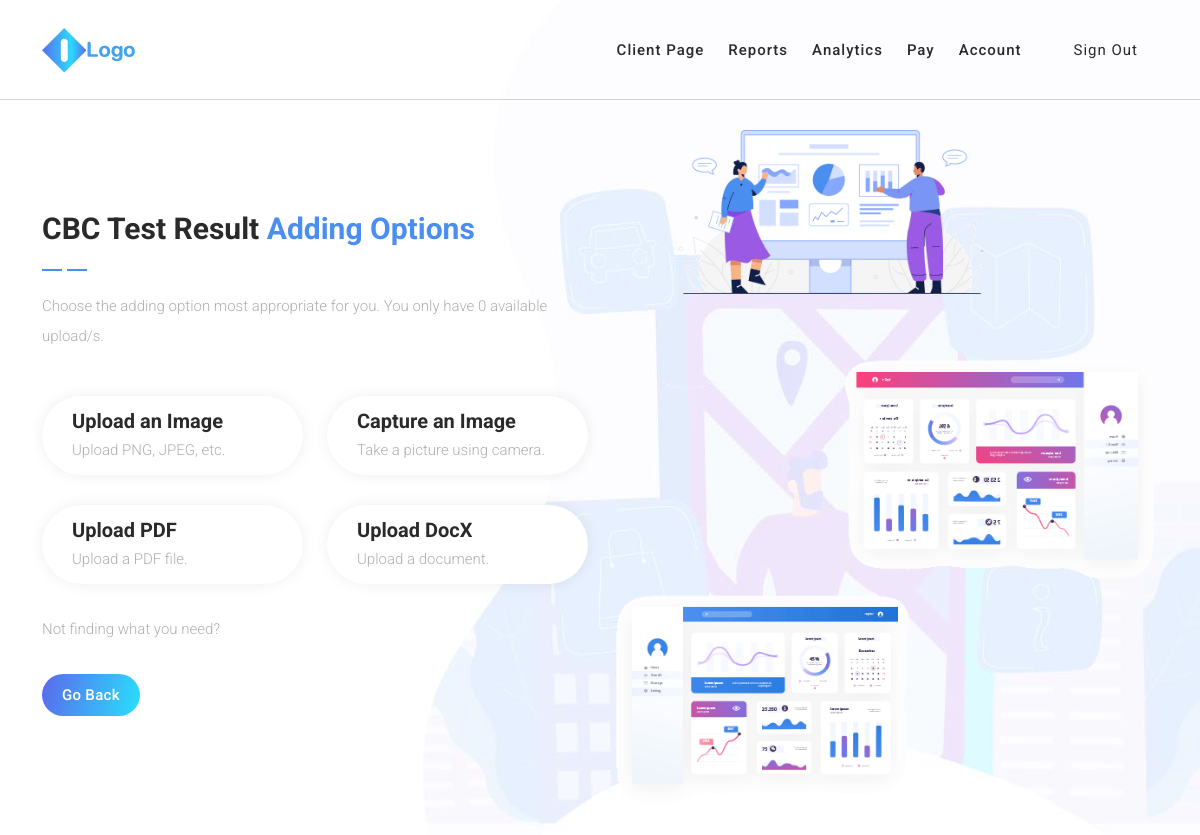
/addingOptions/ (signed in), run on an earlier commit of the app's database.
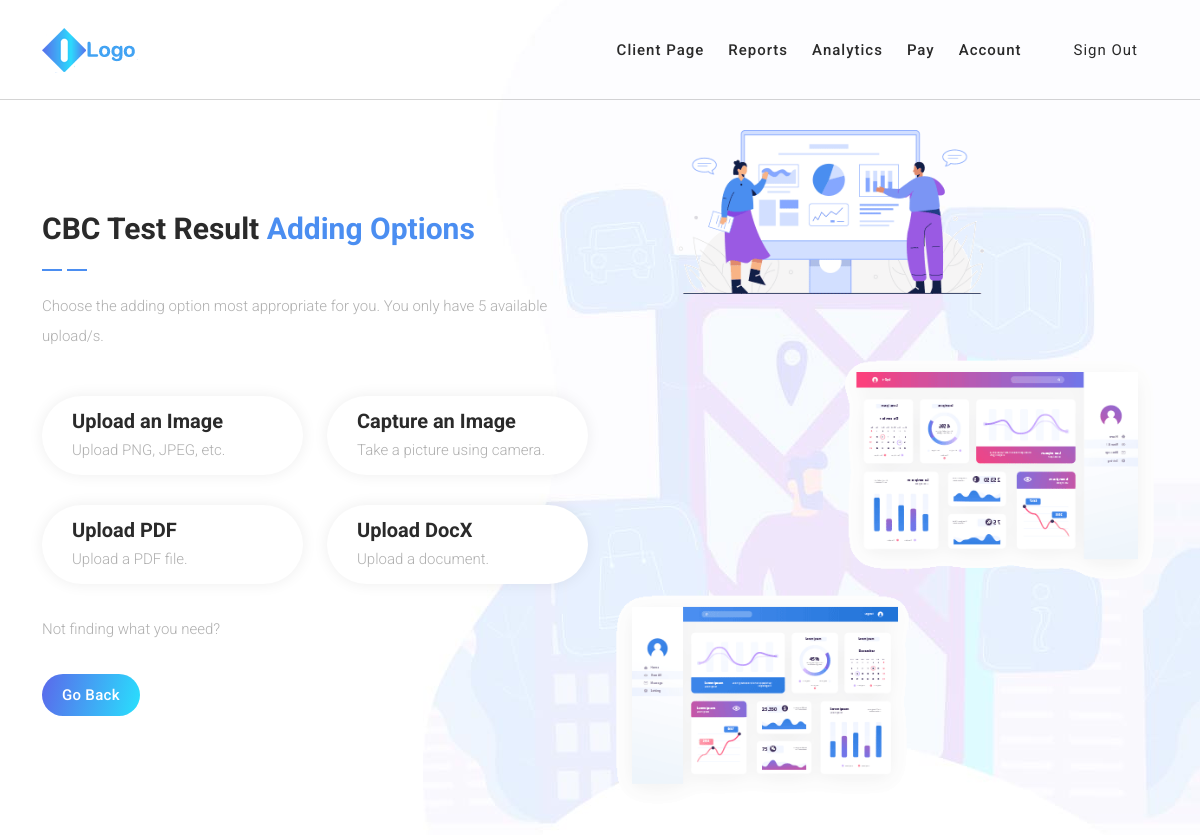
And on a later commit of the database.
### isabuhaywebapp/models.py (models this page shows, shortened)
class User(AbstractBaseUser):
    username = models.CharField(verbose_name="username", max_length=25, blank=False, null=False, unique=True)
    email = models.EmailField(verbose_name="email address", max_length=50, blank=False, null=False, unique=True)
    firstname = models.CharField(verbose_name="first name", max_length=20, blank=False, null=False)
    lastname = models.CharField(verbose_name="last name", max_length=20, blank=False, null=False)
    phone_number = models.CharField(verbose_name="phone number", max_length=15, blank=False, null=False)
    profile_picture = models.ImageField(verbose_name="profile picture", null=True, blank=True)
    birthdate = models.DateTimeField(verbose_name="birthdate", blank=True, null=True)
    blood_type = models.CharField(verbose_name="blood type", max_length=5, blank=True, null=True)
    height = models.DecimalField(verbose_name="height", decimal_places = 2, max_digits = 6, validators=[MinValueValidator(Decimal('0.01'))], blank=True, null=True)
    weight = models.DecimalField(verbose_name="weight", decimal_places = 2, max_digits = 6, validators=[MinValueValidator(Decimal('0.01'))], blank=True, null=True)
    is_admin = models.BooleanField(default=False)
    is_active = models.BooleanField(default=True)
    is_staff = models.BooleanField(default=False)
    is_superuser = models.BooleanField(default=False)
    uploads = models.IntegerField(verbose_name="uploads",blank=False, null=False, default=5)
    USERNAME_FIELD="username"
    REQUIRED_FIELDS = [
        'email',
        'firstname',
        'lastname',
        'phone_number',
    ]
    objects = UserManager()

### isabuhaywebapp/views.py (the view)
# urls.py: path('addingOptions/', DisplayAddingOptions.as_view(), name='DisplayAddingOptions'),
class DisplayAddingOptions(LoginRequiredMixin, View):
    def get(self, request,  *args, **kwargs):
        object = User.objects.get(id=request.user.id)
        context = {'object': object}
        return render(request, 'displayAddingOptions.html', context)

### templates/displayAddingOptions.html (shortened to what this page needs)
{% load static %}
<!DOCTYPE html>
<html lang="en">
  <head>
    <link href="{% static 'vendor/bootstrap/css/bootstrap.min.css' %}" rel="stylesheet">
    <link rel="stylesheet" href="https://use.fontawesome.com/releases/v5.8.1/css/all.css' %}">
    <link rel="stylesheet" href="{% static 'assets/css/templatemo-chain-app-dev.css' %}">
    <link rel="stylesheet" href="{% static 'assets/css/animated.css' %}">
    <link rel="stylesheet" href="{% static 'assets/css/owl.css' %}">
  </head>
<body>
  <header class="header-area header-sticky wow slideInDown" data-wow-duration="0.75s" data-wow-delay="0s">
    <div class="container">
      <div class="row">
        <div class="col-12">
          <nav class="main-nav">
            <a href="#" class="logo">
              <img src="{% static 'assets/images/logo.png' %}" alt="Chain App Dev">
            </a>
            <ul class="nav">
              <li class="scroll-to-section"><a href="{% url 'DisplayClientSide' %}">Client Page</a></li>
              <li class="scroll-to-section"><a href="{% url 'DisplayAllCBCTestResult' %}">Reports</a></li>
              <li class="scroll-to-section"><a href="#">Analytics</a></li>
              <li class="scroll-to-section"><a href="{% url 'DisplayAllPromoOptions' 'pay' %}">Pay</a></li>
              <li class="scroll-to-section"><a href="{% url 'DisplayAccountPage' %}">Account</a></li>
              <li class="scroll-to-section"><a href="{% url 'LogoutView' %}">Sign Out</a></li>
            </ul>
          </nav>
        </div>
      </div>
    </div>
  </header>
  <div id="about" class="about-us section">
    <div class="container">
      <div class="row">
        <div class="col-lg-6 align-self-center wow fadeInLeft" data-wow-duration="1s" data-wow-delay="0.5s">
          <div class="section-heading show-up header-text">
            <h4>CBC Test Result <em>Adding Options</em></h4>
            <img src="{% static 'assets/images/heading-line-dec.png' %}" alt="">
            <p>Choose the adding option most appropriate for you. You only have {{object.uploads}} available upload/s.</p>
          </div>
          <div class="row">
            <div class="col-lg-6">
              <div class="box-item">
                <h4><a href="{% url 'DisplayAllPromoOptions' 'image' %}">Upload an Image</a></h4>
                <p>Upload PNG, JPEG, etc.</p>
              </div>
            </div>
            <div class="col-lg-6">
              <div class="box-item">
                <h4><a href="{% url 'DisplayAllPromoOptions' 'picture' %}">Capture an Image</a></h4>
                <p>Take a picture using camera.</p>
              </div>
            </div>
            <div class="col-lg-6">
              <div class="box-item">
                <h4><a href="{% url 'DisplayAllPromoOptions' 'pdf' %}">Upload PDF</a></h4>
                <p>Upload a PDF file.</p>
              </div>
            </div>
            <div class="col-lg-6">
              <div class="box-item">
                <h4><a href="{% url 'DisplayAllPromoOptions' 'docx' %}">Upload DocX</a></h4>
                <p>Upload a document.</p>
              </div>
            </div>
            <div class="col-lg-12">
              <p>Not finding what you need?</p>
              <div class="gradient-button">
                <a href="{% url 'DisplayAllCBCTestResult' %}">Go Back</a>
              </div>
            </div>
          </div>
        </div>
        <div class="col-lg-6">
          <div class="right-image">
            <img src="{% static 'assets/images/about-right-dec.png' %}" alt="">
          </div>
        </div>
      </div>
    </div>
  </div>
</body>
</html>

What changed in the data, as far as the page shows it:
changed User: uploads "0" → "5"
